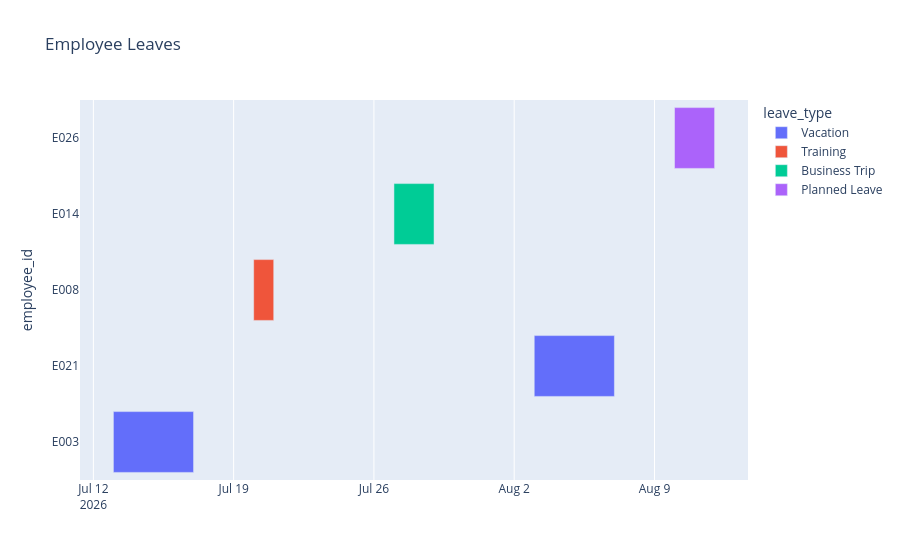

Notebook cell for this chart:
### Code cell
fig = px.timeline(

    employee_leaves,

    x_start="start_date",

    x_end="end_date",

    y="employee_id",

    color="leave_type",

    title="Employee Leaves"

)

fig.show()

### Figure 1 — Plotly figure (JSON) as saved in the notebook; plotly's stock layout.template omitted (floating-point values rounded to 4 significant figures)
{"data": [{"base": ["2026-07-13T00:00:00.000000", "2026-08-03T00:00:00.000000"], "hovertemplate": "leave_type=Vacation<br>start_date=%{base}<br>end_date=%{x}<br>employee_id=%{y}<extra></extra>", "legendgroup": "Vacation", "marker": {"color": "#636efa", "pattern": {"shape": ""}}, "name": "Vacation", "orientation": "h", "showlegend": true, "textposition": "auto", "type": "bar", "x": [345600000, 345600000], "xaxis": "x", "y": ["E003", "E021"], "yaxis": "y"}, {"base": ["2026-07-20T00:00:00.000000"], "hovertemplate": "leave_type=Training<br>start_date=%{base}<br>end_date=%{x}<br>employee_id=%{y}<extra></extra>", "legendgroup": "Training", "marker": {"color": "#EF553B", "pattern": {"shape": ""}}, "name": "Training", "orientation": "h", "showlegend": true, "textposition": "auto", "type": "bar", "x": [86400000], "xaxis": "x", "y": ["E008"], "yaxis": "y"}, {"base": ["2026-07-27T00:00:00.000000"], "hovertemplate": "leave_type=Business Trip<br>start_date=%{base}<br>end_date=%{x}<br>employee_id=%{y}<extra></extra>", "legendgroup": "Business Trip", "marker": {"color": "#00cc96", "pattern": {"shape": ""}}, "name": "Business Trip", "orientation": "h", "showlegend": true, "textposition": "auto", "type": "bar", "x": [172800000], "xaxis": "x", "y": ["E014"], "yaxis": "y"}, {"base": ["2026-08-10T00:00:00.000000"], "hovertemplate": "leave_type=Planned Leave<br>start_date=%{base}<br>end_date=%{x}<br>employee_id=%{y}<extra></extra>", "legendgroup": "Planned Leave", "marker": {"color": "#ab63fa", "pattern": {"shape": ""}}, "name": "Planned Leave", "orientation": "h", "showlegend": true, "textposition": "auto", "type": "bar", "x": [172800000], "xaxis": "x", "y": ["E026"], "yaxis": "y"}], "layout": {"barmode": "overlay", "legend": {"title": {"text": "leave_type"}, "tracegroupgap": 0}, "title": {"text": "Employee Leaves"}, "xaxis": {"anchor": "y", "domain": [0, 1], "type": "date"}, "yaxis": {"anchor": "x", "domain": [0, 1], "title": {"text": "employee_id"}}}}
